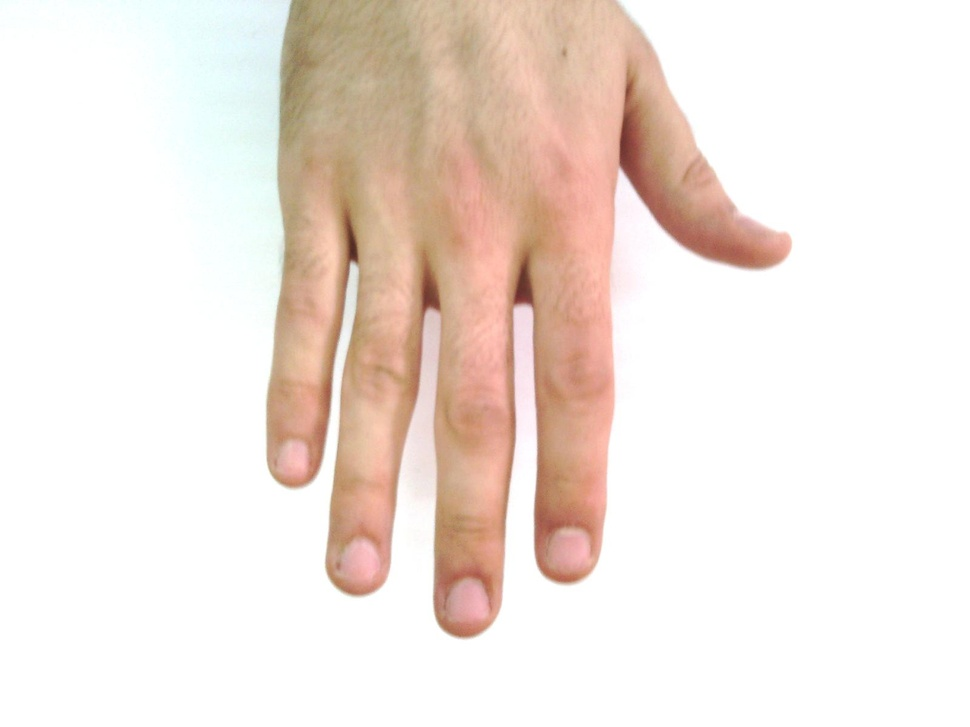
#> input picture sample_inputs/Hands/Hands/Hand_0000002.jpg, 970 x 727 px, shrunk from 1600 x 1200 before the run; its folder holds only this picture in this run
$ jupyter execute --allow-errors palm.ipynb   (shell and % lines are left out)
#> lines starting #> are read from the running program, lines starting #| are printed output that depends on the picture; after the words box and inside, x2 and y2 are one past the last pixel; in counts of white or black regions, pixels touching at a corner belong together
#> further down, cv_image is the input picture: shape (727, 970, 3); mean B, G, R 222.4, 229.5, 241.3
<a href="https://colab.research.google.com/github/springboardmentor12233a-tech/Palmistry-Tarot-Intelligence-Platform/blob/main/palm.ipynb" target="_parent"></a>

[cell 1]
# 1. Import all required libraries
import cv2
import mediapipe as mp
import os
import matplotlib.pyplot as plt
from glob import glob

# 2. Initialize MediaPipe Hands correctly
# Set static_image_mode to False for video streams or True for individual images
# For this task, we process individual images, so static_image_mode=True is appropriate.
# max_num_hands=1 as we expect one hand per image in a 'palm' dataset context.
mp_hands = mp.solutions.hands
#> (the rest of this cell did not finish here and is left out)

[cell 2]
# Fix for protobuf version incompatibility with MediaPipe

# IMPORTANT: After running this cell, please restart the Colab runtime
# (Runtime -> Restart runtime) and then re-run the previous cell (7e14d3e7).

[cell 3]
# First, uninstall potentially conflicting packages to clean up the environment.
# The -y flag confirms all prompts.

# Now, install mediapipe. This should automatically fetch and install a protobuf
# version that is compatible with mediapipe.
# For mediapipe 0.10.14, this means protobuf in the range [4.25.3, 5).

# IMPORTANT: After running this cell, you MUST restart the Colab runtime
# (Runtime -> Restart runtime) and then re-run the cell with the MediaPipe import
# and landmark detection code (cell 7e14d3e7).

[cell 4]
import mediapipe as mp

print("MediaPipe Version:", mp.__version__)
print("Has solutions:", hasattr(mp, "solutions"))

[cell 5]
import mediapipe as mp

print(mp)
print(mp.__file__)
print(dir(mp))

### Using MediaPipe Tasks Vision API for Hand Landmark Detection

Since `mp.solutions` is no longer available in your MediaPipe version, we will use the newer and more robust `MediaPipe Tasks Vision API`. This API requires downloading a pre-trained model for hand landmark detection.

[cell 6]
# 1. Download the pre-trained Hand Landmarker model
# This model detects the 21 hand landmarks.
print("Hand Landmarker model downloaded.")

# 2. Import necessary modules from MediaPipe Tasks
import mediapipe as mp
from mediapipe.tasks import python
from mediapipe.tasks.python import vision

# 3. Configure the options for the HandLandmarker task
# We set the running mode to 'image' for processing static images
#> (the rest of this cell did not finish here and is left out)

Now that the `HandLandmarker` is initialized, we can proceed with loading images from your `palm_dataset`, detecting the landmarks, drawing them, and displaying the results. This code is an adaptation of your previous request to use the new API.

[cell 7]
import cv2
import os
import matplotlib.pyplot as plt
from glob import glob
import mediapipe as mp # Only need the top-level mediapipe for mp.Image, etc.

# Define hand connections based on MediaPipe's standard 21 hand landmarks
# These are tuples of (start_landmark_index, end_landmark_index)
HAND_CONNECTIONS = frozenset([
    (0, 1), (1, 2), (2, 3), (3, 4),        # Thumb
    (0, 5), (5, 6), (6, 7), (7, 8),        # Index finger
    (0, 9), (9, 10), (10, 11), (11, 12),   # Middle finger
    (0, 13), (13, 14), (14, 15), (15, 16), # Ring finger
    (0, 17), (17, 18), (18, 19), (19, 20), # Pinky finger
    (5, 9), (9, 13), (13, 17)              # Palm base connections
])

def draw_landmarks_custom(image, landmarks, connections=None,
                          landmark_color=(255, 0, 0), landmark_radius=2,
                          connection_color=(0, 255, 0), connection_thickness=2):
    if not landmarks:
        return

    # Convert normalized landmarks to pixel coordinates
    h, w, _ = image.shape
    points = []
    for landmark in landmarks:
        cx, cy = int(landmark.x * w), int(landmark.y * h)
        points.append((cx, cy))
        cv2.circle(image, (cx, cy), landmark_radius, landmark_color, -1) # -1 for filled circle

    if connections:
        for connection in connections:
            start_idx, end_idx = connection
            if start_idx < len(points) and end_idx < len(points):
                start_point = points[start_idx]
                end_point = points[end_idx]
                cv2.line(image, start_point, end_point, connection_color, connection_thickness)

# Define the directory where your images are located
image_dir = 'palm_dataset/Hands'
# Use glob to find all JPG images recursively within the Hands directory
image_paths = glob(os.path.join(image_dir, '**', '*.jpg'), recursive=True)

print(f"Found {len(image_paths)} images in '{image_dir}'.")

# Prepare to display sample images
num_samples_to_display = 5
displayed_count = 0

plt.figure(figsize=(15, 10)) # Set up a figure to display multiple images

#> (the rest of this cell did not finish here and is left out)

[cell 8]
import pandas as pd
import cv2
import os
import mediapipe as mp
from glob import glob
from mediapipe.tasks import python
from mediapipe.tasks.python import vision

# Re-initialize the HandLandmarker as it was closed in the previous cell
# This model detects the 21 hand landmarks.
# We set the running mode to 'image' for processing static images
#> (the rest of this cell did not finish here and is left out)

[cell 9]
# Re-running the cell to complete landmark extraction and CSV generation.
# This code will re-initialize the hand_landmarker and process all images again.

import pandas as pd
import cv2
import os
import mediapipe as mp
from glob import glob
from mediapipe.tasks import python
from mediapipe.tasks.python import vision

# Re-initialize the HandLandmarker as it was closed in the previous cell
# This model detects the 21 hand landmarks.
# We set the running mode to 'image' for processing static images
#> (the rest of this cell did not finish here and is left out)

[cell 10]
import pandas as pd

#> (the rest of this cell did not finish here and is left out)

# Tarot Dataset Processing

[cell 11]
import os

# Current directory ke files dekho
print(os.listdir())

[cell 12]
import json
import pandas as pd

with open("tarot_dataset/tarot-images.json", "r") as f:
#> (reads assets/tarot-images.json from the repository)
    tarot = json.load(f)

print(type(tarot))
print("Total records:", len(tarot))

[cell 13]
print(tarot.keys())

[cell 14]
for key in tarot.keys():
    print(key)
    print(type(tarot[key]))
    if isinstance(tarot[key], list):
        print("Length:", len(tarot[key]))
    print("-"*40)

[cell 15]
df = pd.DataFrame(tarot["cards"])

print("Shape:", df.shape)
df.head()

[cell 16]
print(df.columns.tolist())

Dataset Information

[cell 17]
print(df.info())

Missing Values Check

[cell 18]
print(df.isnull().sum())

Arcana Distribution

[cell 19]
print(df["arcana"].value_counts())

Suit Distribution

[cell 20]
print(df["suit"].value_counts())

Sample Card Details

[cell 21]
print(df.loc[0])

Save Clean CSV

[cell 22]
df.to_csv("tarot_cards.csv", index=False)

print("CSV Saved Successfully!")

[cell 23]
import pandas as pd

# Palm dataset load
#> (the rest of this cell did not finish here and is left out)

[cell 24]
import glob

images = glob.glob("palm_dataset/Hands/**/*.jpg", recursive=True)

print("Total Images:", len(images))
print("First Image:", images[0])

[cell 25]
import cv2
import matplotlib.pyplot as plt

# Load first palm image
img = cv2.imread(images[0])

# Convert BGR to RGB
img_rgb = cv2.cvtColor(img, cv2.COLOR_BGR2RGB)

plt.figure(figsize=(6,6))
plt.imshow(img_rgb)
plt.title("Palm Image")
plt.axis("off")
plt.show()

[cell 26]
# Convert to Grayscale
gray = cv2.cvtColor(img, cv2.COLOR_BGR2GRAY)

# Apply Gaussian Blur
blur = cv2.GaussianBlur(gray, (5,5), 0)

# Detect Edges
edges = cv2.Canny(blur, 50, 150)
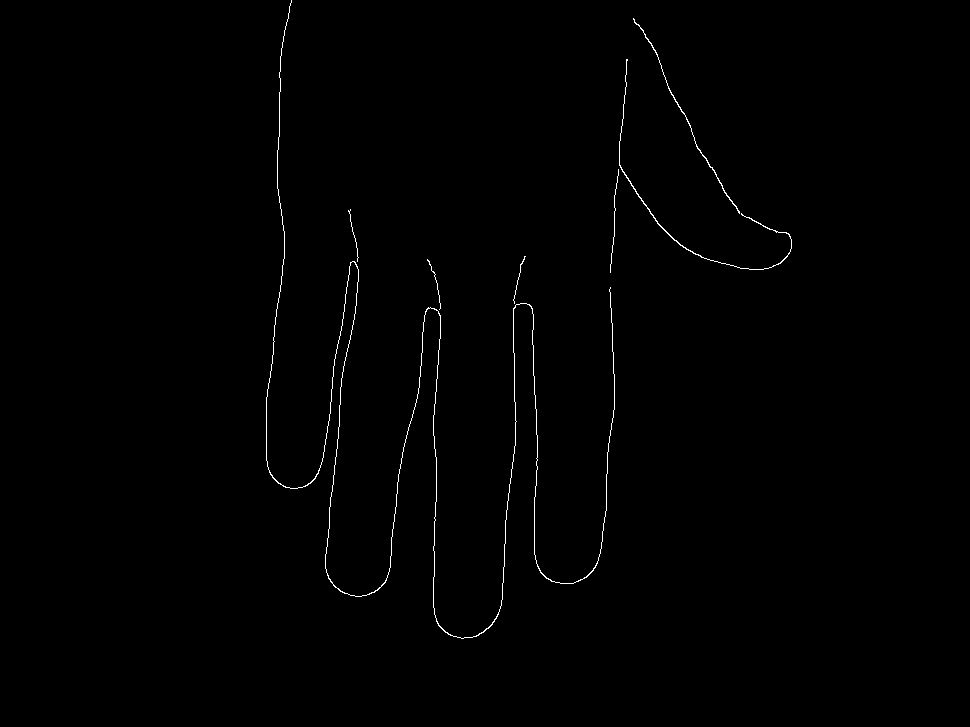
#> edges: shape (727, 970); 0.54% white in thin lines or dots, all inside (x1, y1, x2, y2) = (266, 0, 792, 639)

# Display Results
plt.figure(figsize=(15,5))

plt.subplot(1,3,1)
plt.imshow(img_rgb)
plt.title("Original")
plt.axis("off")

plt.subplot(1,3,2)
plt.imshow(gray, cmap="gray")
plt.title("Gray")
plt.axis("off")

plt.subplot(1,3,3)
plt.imshow(edges, cmap="gray")
plt.title("Palm Edges")
plt.axis("off")

plt.show()
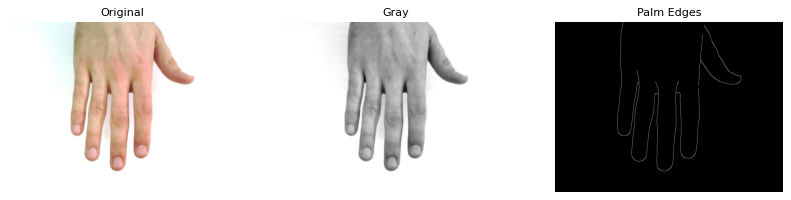
#> figure drawn by matplotlib, 3 panels

[cell 27]
import cv2
import matplotlib.pyplot as plt

# Morphological Closing to connect broken edges
kernel = cv2.getStructuringElement(cv2.MORPH_RECT, (3,3))
enhanced = cv2.morphologyEx(edges, cv2.MORPH_CLOSE, kernel)

plt.figure(figsize=(6,6))
plt.imshow(enhanced, cmap="gray")
plt.title("Enhanced Palm Lines")
plt.axis("off")
plt.show()

[cell 28]
import numpy as np

# Copy original image
line_img = img_rgb.copy()

# Detect lines
lines = cv2.HoughLinesP(
    enhanced,
    rho=1,
    theta=np.pi/180,
    threshold=40,
    minLineLength=30,
    maxLineGap=10
)
#> lines = 32 rows, first 6: [278, 149, 279, 117], [433, 607, 435, 502], [325, 558, 339, 416], [616, 188, 621, 126], [532, 334, 537, 447], [501, 605, 507, 501]

# Draw detected lines
if lines is not None:
    for line in lines:
        x1, y1, x2, y2 = line[0]
        cv2.line(line_img, (x1, y1), (x2, y2), (255,0,0), 2)
#> this loop made 32 passes
#> (x1, y1, x2, y2) on passes 1 to 12: (278, 149, 279, 117), (433, 607, 435, 502), (325, 558, 339, 416), (616, 188, 621, 126), (532, 334, 537, 447), (501, 605, 507, 501), (266, 409, 274, 341), (433, 433, 440, 319), (340, 335, 350, 262), (513, 299, 514, 371), (611, 308, 614, 406), (621, 132, 626, 59)
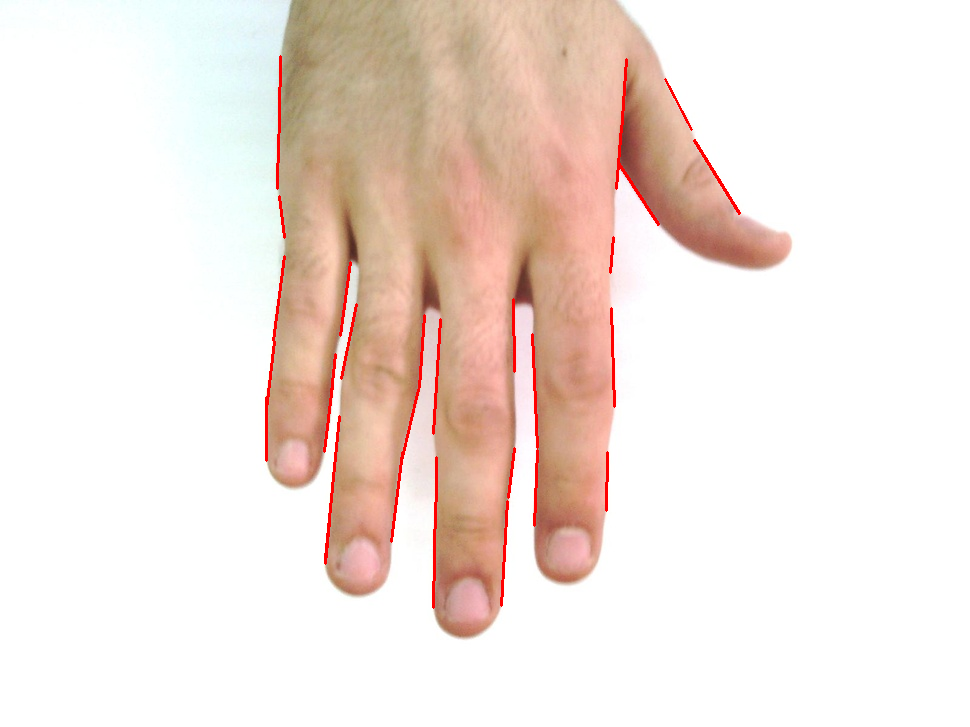
#> line_img: shape (727, 970, 3); mean R, G, B 241.7, 227.6, 220.6

plt.figure(figsize=(6,6))
plt.imshow(line_img)
plt.title("Detected Palm Lines")
plt.axis("off")
plt.show()

[cell 29]
import cv2
import matplotlib.pyplot as plt

# CLAHE for better contrast
clahe = cv2.createCLAHE(clipLimit=2.0, tileGridSize=(8,8))
gray2 = clahe.apply(gray)

# Gaussian Blur
blur = cv2.GaussianBlur(gray2, (5,5), 0)

# Adaptive Threshold
thresh = cv2.adaptiveThreshold(
    blur,
    255,
    cv2.ADAPTIVE_THRESH_GAUSSIAN_C,
    cv2.THRESH_BINARY_INV,
    15,
    5
)
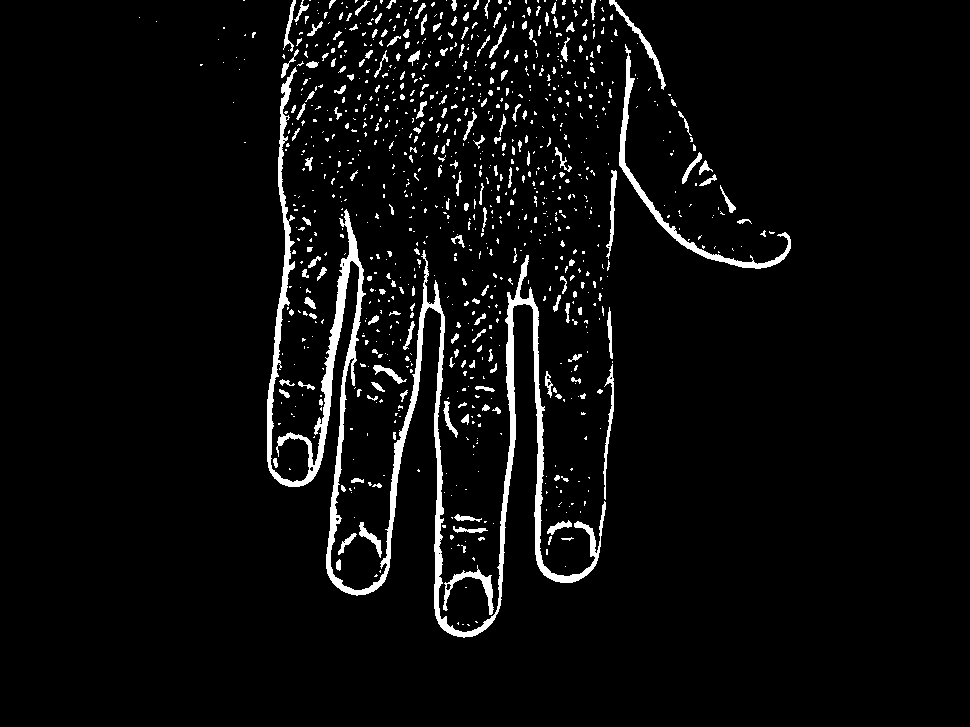
#> thresh: shape (727, 970); 4.7% white; 955 white regions (740 under 20 px), largest, box (x1, y1, x2, y2) and area: (267, 67, 606, 638) 15624, (619, 44, 791, 269) 1972, (443, 565, 494, 615) 579

plt.figure(figsize=(6,6))
plt.imshow(thresh, cmap="gray")
plt.title("Palm Line Enhancement")
plt.axis("off")
plt.show()

[cell 30]
# Morphological Opening
kernel = cv2.getStructuringElement(cv2.MORPH_RECT, (2,2))
#> kernel = [[1, 1], [1, 1]]
clean = cv2.morphologyEx(thresh, cv2.MORPH_OPEN, kernel)
#> clean: shape (727, 970); 4.4% white; 646 white regions (443 under 20 px), largest, box (x1, y1, x2, y2) and area: (268, 69, 602, 639) 15264, (620, 57, 792, 270) 1926, (610, 0, 667, 90) 486

plt.figure(figsize=(6,6))
plt.imshow(clean, cmap="gray")
plt.title("Clean Palm Lines")
plt.axis("off")
plt.show()

[cell 31]
import cv2
import matplotlib.pyplot as plt

# Adaptive Threshold
thresh = cv2.adaptiveThreshold(
    gray,
    255,
    cv2.ADAPTIVE_THRESH_GAUSSIAN_C,
    cv2.THRESH_BINARY_INV,
    21,
    8
)
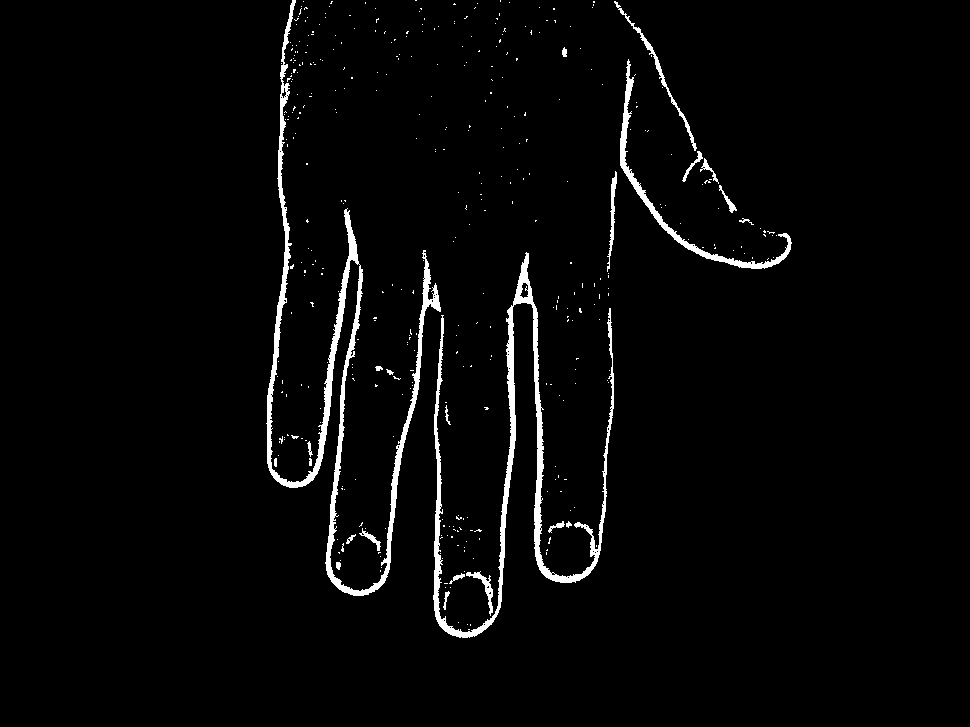
#> thresh: shape (727, 970); 2.7% white; 401 white regions (377 under 20 px), largest, box (x1, y1, x2, y2) and area: (266, 0, 441, 596) 7817, (433, 252, 614, 638) 6591, (620, 59, 792, 269) 1900

# Remove small noise
kernel = cv2.getStructuringElement(cv2.MORPH_RECT, (3,3))
#> kernel = [[1, 1, 1], [1, 1, 1], [1, 1, 1]]
clean = cv2.morphologyEx(thresh, cv2.MORPH_OPEN, kernel)
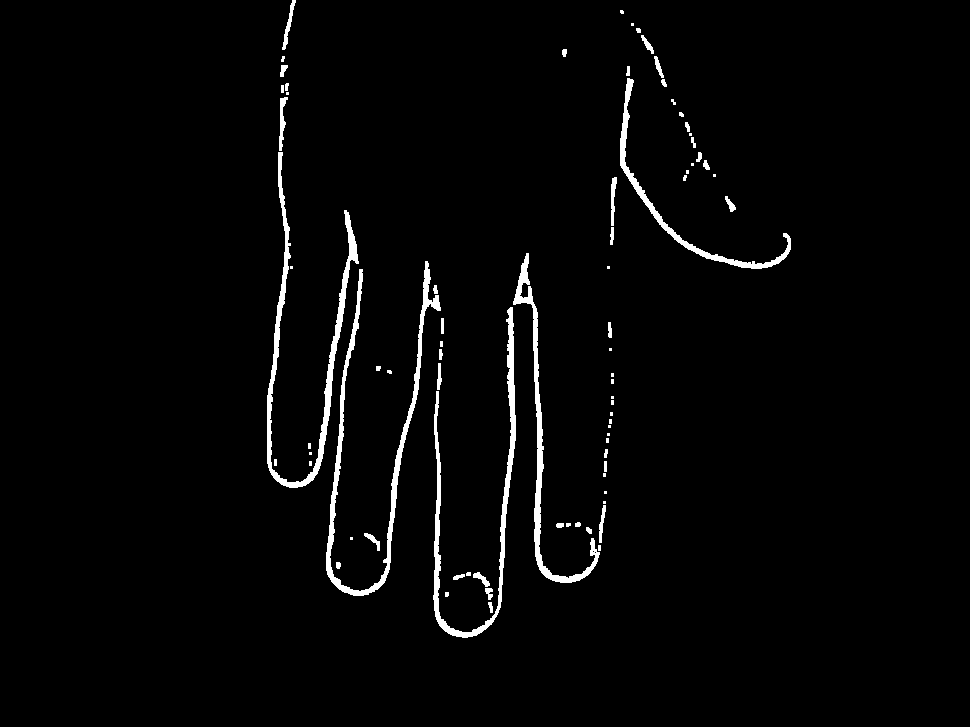
#> clean: shape (727, 970); 2.4% white; 78 white regions (35 under 20 px), largest, box (x1, y1, x2, y2) and area: (326, 261, 441, 596) 3443, (267, 152, 359, 488) 3371, (433, 307, 516, 638) 2963

# Slightly connect palm lines
clean = cv2.morphologyEx(clean, cv2.MORPH_CLOSE, kernel)
#> clean: shape (727, 970); 2.4% white; 49 white regions (16 under 20 px), largest, box (x1, y1, x2, y2) and area: (267, 83, 359, 488) 3740, (326, 261, 441, 596) 3513, (433, 307, 516, 638) 3380

plt.figure(figsize=(6,6))
plt.imshow(clean, cmap="gray")
plt.title("Palm Line Detection")
plt.axis("off")
plt.show()

[cell 32]
import numpy as np

lines = cv2.HoughLinesP(
    clean,
    1,
    np.pi/180,
    threshold=80,
    minLineLength=40,
    maxLineGap=15
)
#> lines = 81 rows, first 6: [317, 473, 351, 228], [318, 470, 352, 230], [535, 306, 540, 570], [497, 614, 513, 381], [438, 623, 438, 442], [278, 186, 284, 34]

line_img = img_rgb.copy()

if lines is not None:
    for line in lines:
        x1, y1, x2, y2 = line[0]
        cv2.line(line_img, (x1, y1), (x2, y2), (255,0,0), 2)
#> this loop made 81 passes
#> (x1, y1, x2, y2) on passes 1 to 12: (317, 473, 351, 228), (318, 470, 352, 230), (535, 306, 540, 570), (497, 614, 513, 381), (438, 623, 438, 442), (278, 186, 284, 34), (269, 470, 274, 333), (328, 576, 349, 343), (498, 612, 514, 385), (437, 621, 437, 432), (533, 302, 535, 403), (418, 345, 429, 270)
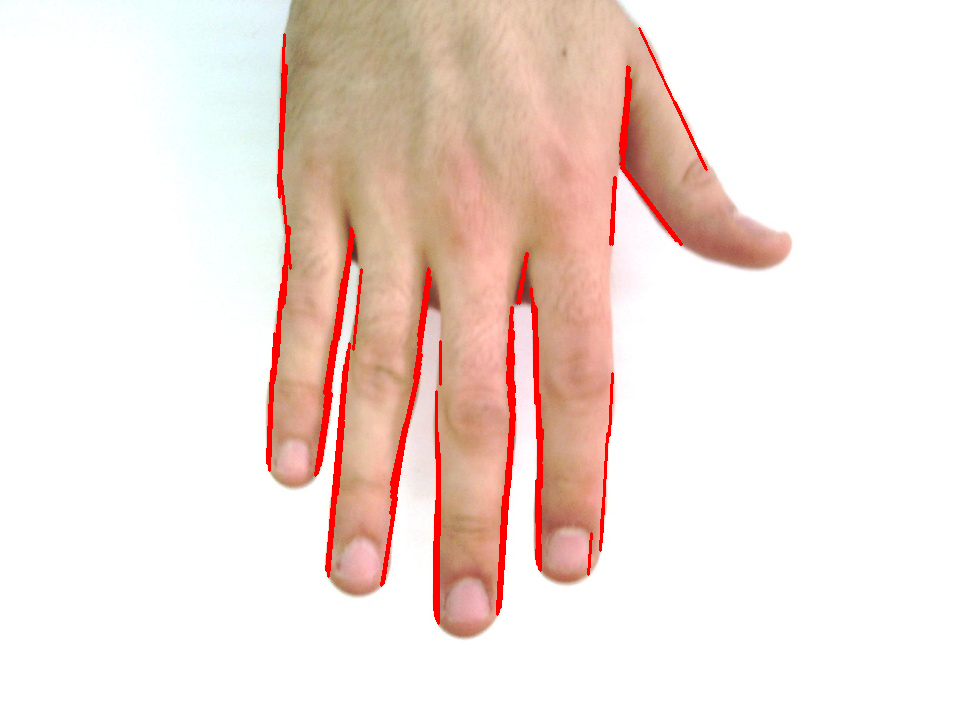
#> line_img: shape (727, 970, 3); mean R, G, B 242.7, 226.2, 219.6

plt.figure(figsize=(6,6))
plt.imshow(line_img)
plt.title("Detected Palm Lines")
plt.axis("off")
plt.show()
